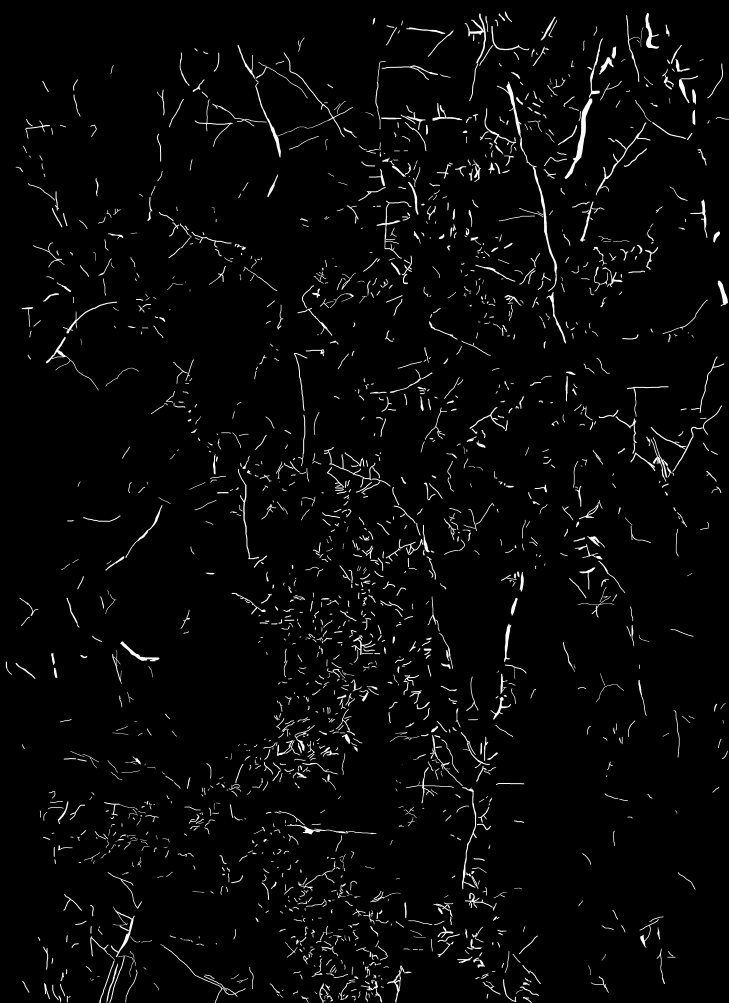
#> input picture Original_NKL4b-20191224.gif, 5100 x 7019 px, given as the content of the folder input, which was not available (shown at 1/7 size)
$ python Learning_conversion.py
#> lines starting #> are read from the running program, lines starting #| are printed output that depends on the picture; after the words box and inside, x2 and y2 are one past the last pixel; in counts of white or black regions, pixels touching at a corner belong together; pictures that were not available may be replaced by others from this repository, and a replacement may not be noted
import cv2
import numpy as np
import os
from PIL import Image


class FileManager:
    def __init__(self, input_dir, output_dir):
        self.input_dir = input_dir
        self.output_dir = output_dir
        self.files = sorted([
            f for f in os.listdir(input_dir)
            if os.path.isfile(os.path.join(input_dir, f))
            and not f.startswith('.')
        ])

    def get_input_path(self, index):
        return os.path.join(self.input_dir, self.files[index])

    def get_output_prefix(self, index):
        filename = os.path.splitext(self.files[index])[0]
        return filename

    def get_file_count(self):
        return len(self.files)

    def is_hidden(self,filepath):
        return os.path.basename(filepath).startswith('.')


class ImageLoader:
    def __init__(self, image_path):
        self.image_path = image_path
        self.image = self._load_image()

    def _load_image(self):
        if not os.path.exists(self.image_path):
            raise FileNotFoundError(f"画像がない: {self.image_path}")

        # 拡張子を小文字に変換してチェック
        # ARATAはアノテーションデータがGifであることが多いので、gifにも対応
        ext = os.path.splitext(self.image_path)[1].lower()
        if ext in ['.jpg', '.jpeg', '.png', '.tif', '.tiff']:
            image = cv2.imread(self.image_path)
        elif ext == '.gif':
            with Image.open(self.image_path) as img:
                frame_rgb = img.convert("RGB")
                frame_np = np.array(frame_rgb)
                image = cv2.cvtColor(frame_np, cv2.COLOR_RGB2BGR)
        else:
            raise ValueError(f"対応していない拡張子: {ext}")

        if image is None:
            raise ValueError(f"ロードの失敗: {self.image_path}")

        return image


class ARATAImageEditer:
    def __init__(self, image,):
        pass

    def drew_corner(self,img,  RGB=(0, 255, 0)):
        # 輪郭を入力カラー(RGB)で塗りつぶし

        img_copy = img.copy()
        # 画像をグレースケールに変換
        gray_image = cv2.cvtColor(img, cv2.COLOR_BGR2GRAY)
        # 二値化
        _, binary = cv2.threshold(gray_image, 127, 255, cv2.THRESH_BINARY)
        # 輪郭を検出
        contours, _ = cv2.findContours(binary, cv2.RETR_TREE, cv2.CHAIN_APPROX_NONE)
        # 輪郭を描画
        result = cv2.drawContours(img, contours, -1, RGB , 1)

        return result

    def color_convert(self,img, beforRGB=(255, 255, 255), afterRGB=(0, 0, 255)):
        # 色変換
        img_copy = img.copy()
        # 引数をもとに色変換
        mask = np.all(img == beforRGB, axis=-1)
        img[mask] = np.array(afterRGB)

        return img

    def root_classifying(self, img):
        coner = self.drew_corner(img)
        color_converted = self.color_convert(coner)
        return color_converted


class RootClassifying:
    def __init__(self, input_dir, output_dir):
        self.file_manager = FileManager(input_dir, output_dir)

    def process_images(self):
        for i in range(self.file_manager.get_file_count()):
            input_path = self.file_manager.get_input_path(i)
            output_prefix = self.file_manager.get_output_prefix(i)
            output_path = os.path.join(self.file_manager.output_dir, f"{output_prefix}.png")

            print(f"Processing {input_path} to {output_path}")
            img_loader = ImageLoader(input_path)
            img = img_loader.image

            arata_editer = ARATAImageEditer(img)
            edited_img = arata_editer.root_classifying(img)

            cv2.imwrite(output_path, edited_img)
            print(f"Saved edited image to {output_path}")
#> this loop made 1 pass
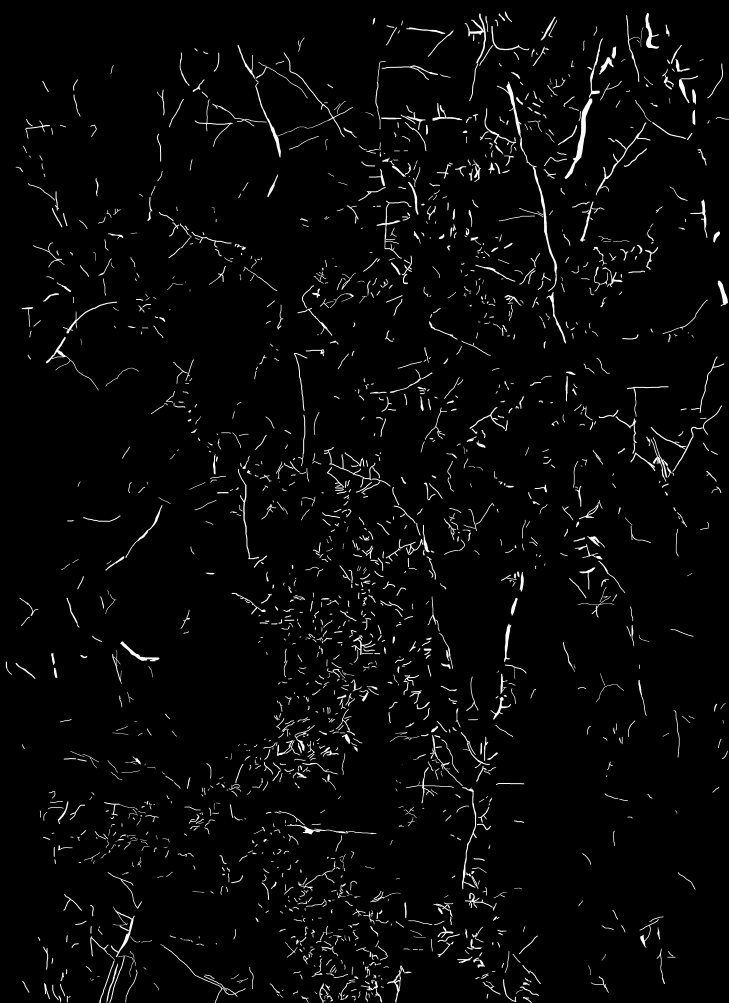
#> input picture Original_NKL4b-20191224.gif, 5100 x 7019 px, given as the content of the folder input, which was not available (shown at 1/7 size)
#> pass 1, in _load_image, `frame_rgb = img.convert("RGB")`:
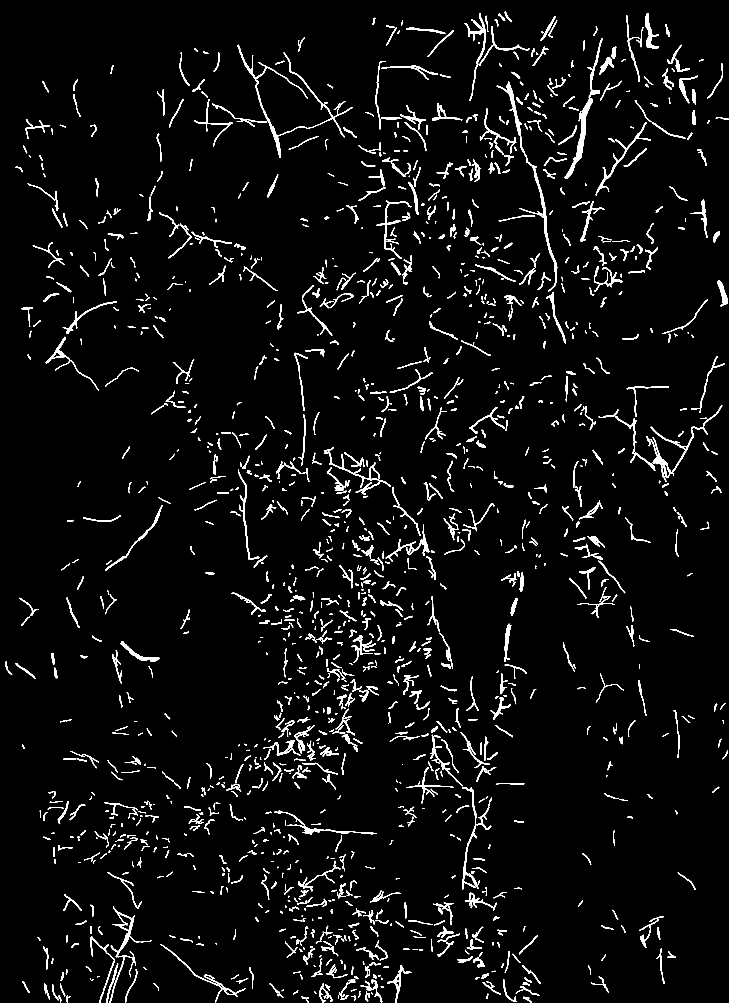
#> frame_rgb: PIL image 5100x7019 RGB (shown at 1/7 size); 3.1% white; 1869 white regions (3 under 20 px), largest, box (x1, y1, x2, y2) and area: (3952, 689, 4146, 1253) 17939, (3729, 1168, 3901, 2041) 12551, (3477, 570, 3757, 1171) 10905
#> pass 1, in color_convert, `mask = np.all(img == beforRGB, axis=-1)`:
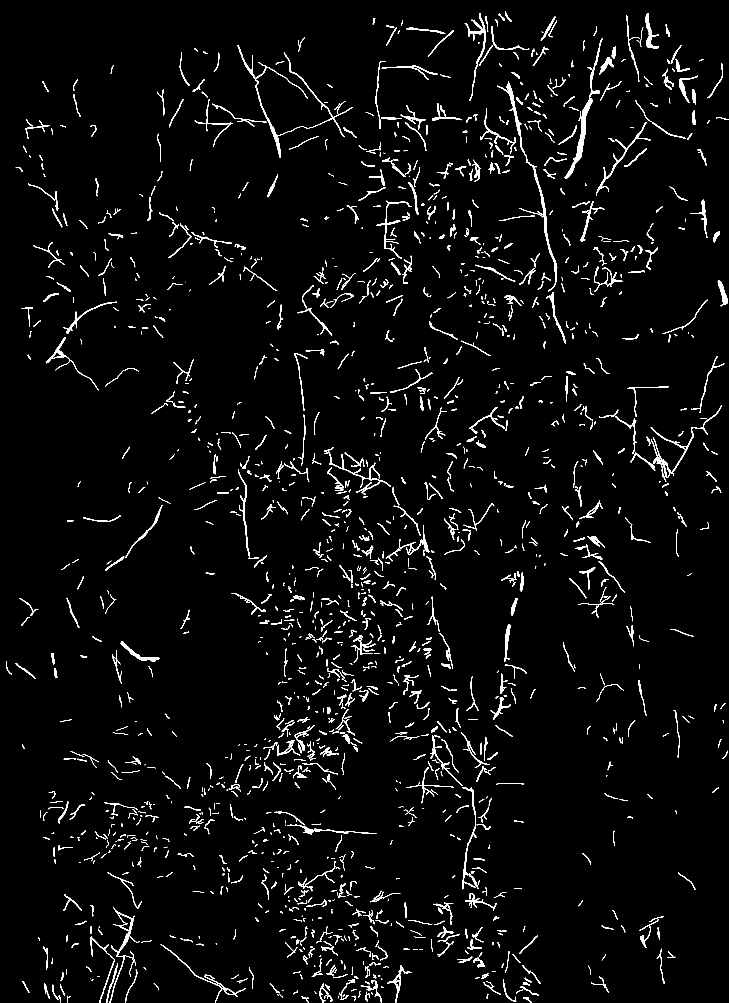
#> mask: shape (7019, 5100) bool (shown at 1/7 size); 2.3% white; 1905 white regions (24 under 20 px), largest, box (x1, y1, x2, y2) and area: (3953, 690, 4145, 1252) 16767, (3730, 1169, 3900, 2040) 10779, (3478, 571, 3756, 1170) 9362


if __name__ == "__main__":
    input_dir = "input"    # 入力画像ディレクトリ
    output_dir = "output"  # 出力画像ディレクトリ

    file_manager = FileManager(input_dir, output_dir)

    # 画像処理を実行
    root_classifier = RootClassifying(input_dir, output_dir)
    root_classifier.process_images()
